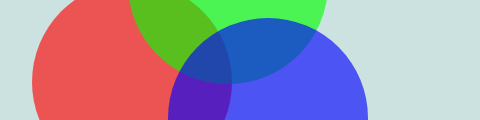
Frame 1 (no input)
Frame 60 (no input): identical to frame 1, image omitted
Frame 120 (the mouse pressed at the canvas centre since frame 60): identical to frame 1, image omitted

The p5.js sketch that drew this single still picture (run headless with seeded random() and noise() and a simulated clock; from frame 60 on, the mouse is pressed at the canvas centre):

// p5.js sketch
// ── sketch.js
//Colors

// function setup() {
//  createCanvas(480, 120);
//  noStroke();
// }
// function draw() {
//  background(0, 26, 51); // Dark blue color
//  fill(255, 0, 0); // Red color
//  ellipse(132, 82, 200, 200); // Red circle
//  fill(0, 255, 0); // Green color
//  ellipse(228, -16, 200, 200); // Green circle
//  fill(0, 0, 255); // Blue color
//  ellipse(268, 118, 200, 200); // Blue circle
// }

//Transparency and Colors (fourth parameter [0, 255])

function setup() {
  createCanvas(480, 120);
  noStroke();
 }
 function draw() {
  background(204, 226, 225); // Light blue color
  fill(255, 0, 0, 160); // Red color
  ellipse(132, 82, 200, 200); // Red circle
  fill(0, 255, 0, 160); // Green color
  ellipse(228, -16, 200, 200); // Green circle
  fill(0, 0, 255, 160); // Blue color
  ellipse(268, 118, 200, 200); // Blue circle
 }
 
